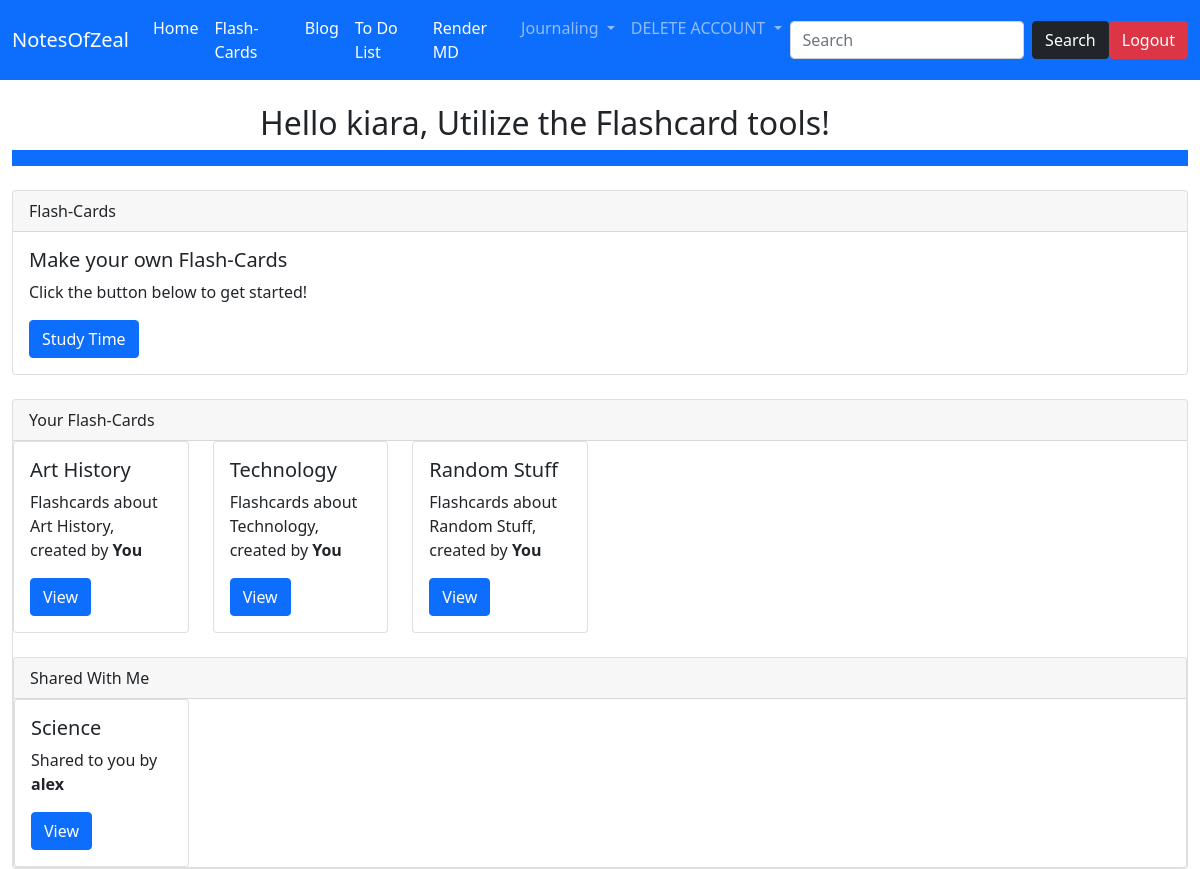
The page /flashboard (signed in) on the database its author committed.
### website/models.py (models this page shows)
class User(UserMixin, db.Model):
    id = db.Column(db.Integer, primary_key = True)
    username = db.Column(db.String(15), unique = True)
    email = db.Column(db.String(50), unique = True)
    password = db.Column(db.String(80))

class Flashcard(UserMixin, db.Model):
    id = db.Column(db.Integer, primary_key = True)
    owner = db.Column(db.String(64))
    fctitle = db.Column(db.String(64))
    fcterm =  db.Column(db.String(64))
    fcdesc = db.Column(db.String(5000))
    fcurl = db.Column(db.Integer)

class Sharing(UserMixin, db.Model):
    id = db.Column(db.Integer, primary_key = True)
    owner = db.Column(db.String(64))
    title = db.Column(db.String(64))
    cardnumber = db.Column(db.Integer)
    sharedwith = db.Column(db.String(64))

### website/routes.py (the view)
@myobj.route("/flashboard")
@login_required
def flashboard():
    displaylist.clear()
    flashcardurl = uniqueurl()
    url = f'/makeflashcards/{flashcardurl}'
    thelist = listofurls() #user's own flashcard
    sharedlist = sharedFlashCardslist()
    return render_template('flashboard.html', url = url, thelist = thelist, sharedlist = sharedlist)

### website/forms.py
class SearchForm(FlaskForm):
    searched = StringField("Searched", validators = [DataRequired()])
    submit = SubmitField("Submit")

### website/models.py (called while the page is built)
@logging.user_loader
def load_user(user_id):
    return User.query.get(int(user_id))

### website/routes.py (called while the page is built)
@myobj.context_processor
def base():
    form = SearchForm()
    return dict(form=form)

def fourdigitcombo():
    return (1000 * randint(0,9)) + (100 *randint(0,9)) +  (10 * randint(0,9)) + randint(0,9)

def inthedatabase(num):
    return  db.session.query(db.exists().where(Flashcard.fcurl == num)).scalar()

def uniqueurl():
    finalnum = fourdigitcombo()
    while(inthedatabase(finalnum)):
        finalnum = fourdigitcombo()
    return finalnum

def listofurls():
    templist = []
    flashcards = Flashcard.query.filter_by(owner = current_user.username).all()
    for flashcard in flashcards:
        templist.append({'url': flashcard.fcurl, 'title':flashcard.fctitle})
    noduplicates = []
    for items in templist:
        if items not in noduplicates:
            noduplicates.append(items)
    return noduplicates

def sharedFlashCardslist():
    templist = []
    flashcards = Sharing.query.filter_by(sharedwith = current_user.username.lower()).all()
    for flashcard in flashcards:
        templist.append({'url': flashcard.cardnumber, 'title':flashcard.title, 'owner':flashcard.owner})
    return templist

### website/templates/flashboard.html
{% extends 'base.html' %}
{% block content %}
<div class="bg-body rounded mx-auto" style="width: 680px;">
    <h2>Hello {{ current_user.username }}, Utilize the Flashcard tools!</h2>
</div>
<nav class="navbar navbar-expand-lg navbar-dark bg-primary"></nav>
<br>
<div class="card">
    <div class="card-header">
      Flash-Cards
    </div>
    <div class="card-body">
      <h5 class="card-title">Make your own Flash-Cards</h5>
      <p class="card-text">Click the button below to get started!</p>
      <a href="{{ url }}" class="btn btn-primary">Study Time</a>
    </div>
</div>
<br/>
<div class="card">
    <div class="card-header">
      Your Flash-Cards
    </div>
<div class="row">
    {% for items in thelist %}
    <div class="col-sm-2">
        <div class="card">
          <div class="card-body">
            <h5 class="card-title">{{ items.title }}</h5>
            <p class="card-text">Flashcards about {{ items.title }}, created by <b>You</b></p>
            <a href="/renderfc/{{ items.url }}" class="btn btn-primary">View</a>
          </div>
        </div>
      </div>
    {% endfor %}
</div>
<br>
<div class="card">
    <div class="card-header">
      Shared With Me
    </div>
<div class="row">
    {% for items in sharedlist %}
    <div class="col-sm-2">
        <div class="card">
          <div class="card-body">
            <h5 class="card-title">{{ items.title }}</h5>
            <p class="card-text">Shared to you by <b>{{ items.owner }}</b></p>
            <a href="/renderfc/{{ items.url }}" class="btn btn-primary">View</a>
          </div>
        </div>
      </div>
    {% endfor %}
</div>
{% endblock %}

### rows shown on the page
User: username "kiara"
Flashcard: title "Art History"
Flashcard: title "Technology"
Flashcard: title "Random Stuff"
Sharing: title "Science", owner "alex"
